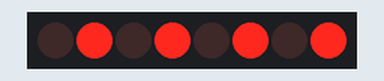
Bench run of a sketch on a simulated Arduino Uno, built with avr-gcc and run on an emulated ATmega328P. Parts: 8 shift-register outputs drawn as a row of LEDs (first output left, lit = HIGH). Wiring (inferred from the names in the program): shift register (74HC595): data pin 12; shift clock pin 9; latch pin 11. Wiring (inferred from the signals the program sends): row of LEDs: on Q0, Q1, Q2, Q3, Q4, Q5, Q6, Q7.

Above: at 0.2 s.
At 1.7 s:
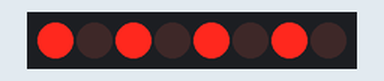
Timing chart, 0 to 3.0 s (numbered marks = the images above):
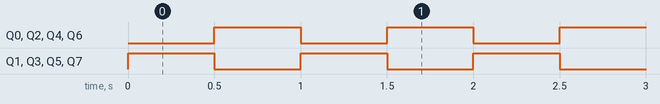

Measured:
- by itself, Q0–7: alternates HIGH for 0.50 s and LOW for 0.50 s

The sketch:

SHIFT_REGISTER_WITH_8_LEDS.ino
```cpp
int dataPin=12;
int latchPin=11;
int clockPin=9;
byte LED1=0b01010101;
byte LED2=0b10101010;
int wait=500;

void setup() {
  // put your setup code here, to run once:
  pinMode(dataPin,OUTPUT);
  pinMode(clockPin,OUTPUT);
  pinMode(latchPin,OUTPUT);

}

void loop() {
  // put your main code here, to run repeatedly:
  digitalWrite(latchPin,LOW);
  shiftOut(dataPin,clockPin,LSBFIRST,LED1);
  digitalWrite(latchPin,HIGH);
  delay(wait);
  digitalWrite(latchPin,LOW);
  shiftOut(dataPin,clockPin,LSBFIRST,LED2);
  digitalWrite(latchPin,HIGH);
  delay(wait);

}
```
